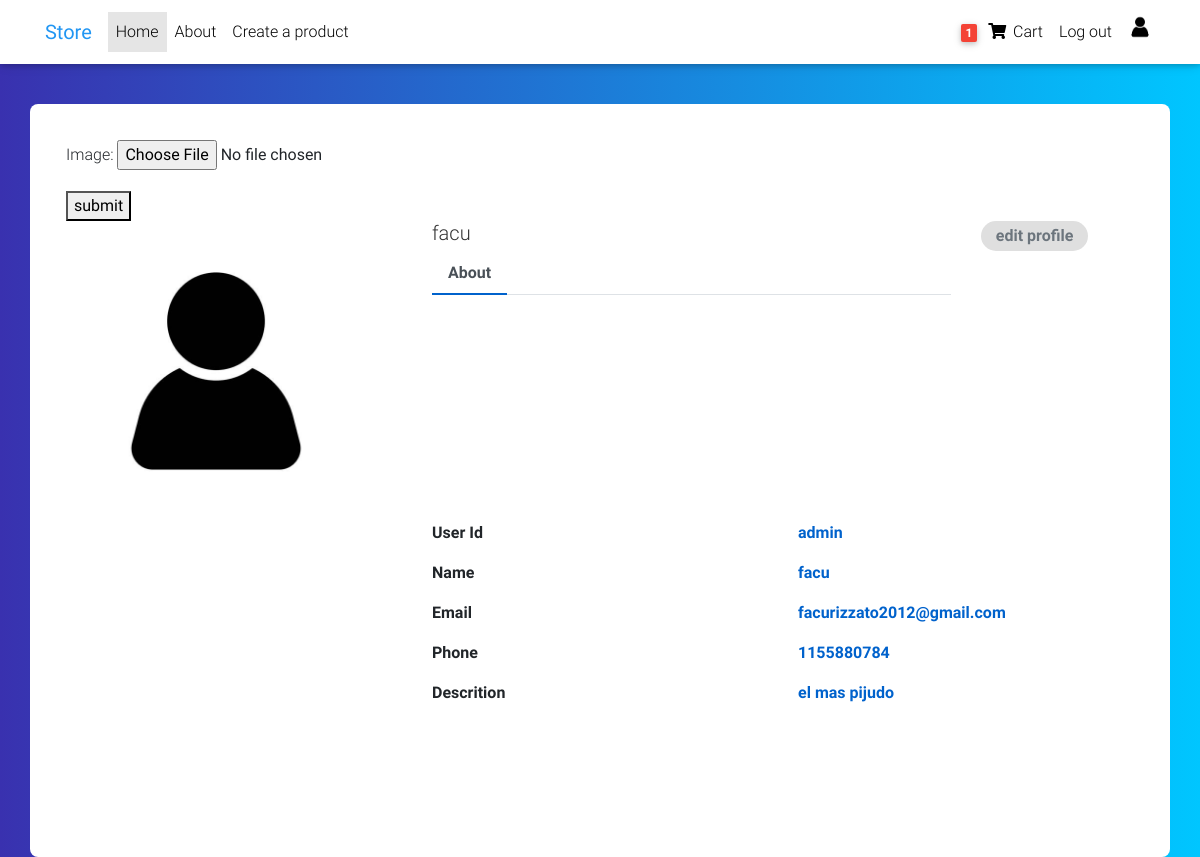
The app's page /profile/ (signed in), older data.
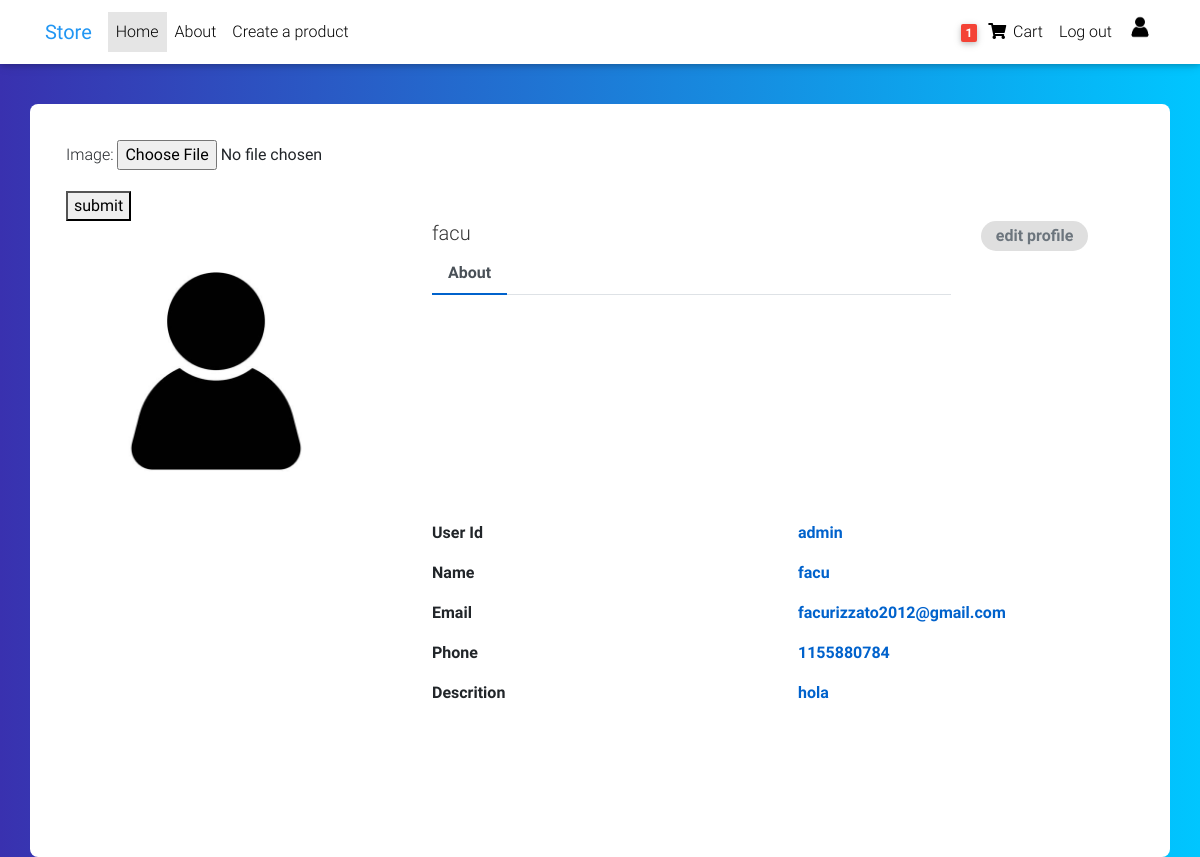
The same page, newer data.
### product/models.py (models this page shows, shortened)
class Profile(models.Model):
    username = models.ForeignKey(User, on_delete=models.CASCADE)
    user = models.CharField(max_length=100, null=True, blank=True)
    email = models.EmailField(null=True, blank=True)
    phone = models.DecimalField(decimal_places=0, max_digits=10, null=True, blank=True)
    description = models.CharField(max_length = 300, null= True, blank=True)
    image = models.ImageField(upload_to='profile_image/', blank=True, null=True)
    def get_profile_url(self):
        return reverse("product:edit_profile", kwargs={
            'username': self.username.username
        } )

### product/views.py (the view)
# urls.py: path('profile/', profile),
def profile(request):
    try:
        profile_image = Profile.objects.filter(username = request.user.id)
        image = profile_image[0].image.url
    except:
        image = '/uploads/profile_image/default.jpg'
    form = profile_edit_form
    context = {
        'items': Item.objects.all(),
        'profile': Profile.objects.all(),
        'form': form,
        'image_form': image_form,
        'url': image
        }
    return render(request, 'profile.html', context)

### product/templatetags/cart_template_tag.py (called while the page is built)
@register.filter()
def cart_item_count(user):
    if user.is_authenticated:
        qs = Order.objects.filter(user = user, ordered = False)
        if qs.exists():
            return qs[0].items.count()
    return 0

### product/templates/profile.html (shortened to what the changed rows need)
{% extends 'base.html' %}
{% block content %}
<link href="/product/static/css/profile.css" rel="stylesheet" id="bootstrap-css">
<div class="container emp-profile">
            <form method="post">
                <div class="row">
                    <div class="col-md-4">
                        {% for items in profile %}
                        {% if items.username == user %}
                        <img style="width: 300px; height: 300px;" src="/uploads/{{ items.image }}" alt="not user image found"/>
                    </div>
                    <div class="col-md-6">
                        <div class="profile-head">
                                    <h5>
                                        {{ items.user }}
                                    </h5>
                            <ul class="nav nav-tabs" id="myTab" role="tablist">
                                <li class="nav-item">
                                    <a class="nav-link active" id="home-tab" data-toggle="tab" href="#home" role="tab" aria-controls="home" aria-selected="true">About</a>
                                </li>
                            </ul>
                        </div>
                        {% endif %}
                        {% endfor %}
                    </div>
                    <div class="col-md-2">
                        {% for items in profile %}
                        {% if items.username == user %}
                        <a href="{{ items.get_profile_url }}">
                            <p class="profile-edit-btn" style="background-color: rgb(223, 223, 223); text-align: center; ">edit profile</p>
                        </a>
                        {% endif %}
                        {% endfor %}
                    </div>
                </div>
                <div class="row">
                    <div class="col-md-8"  style="margin-bottom: 100px;">
                        <div class="tab-content profile-tab" id="myTabContent">
                            <div class="tab-pane fade show active" id="home" role="tabpanel" aria-labelledby="home-tab">
                                        <div class="row">
                                            {% for items in profile %}
                                            {% if items.username == user %}
                                            <div class="col-md-6">
                                                <p>{{ items.username }}</p>
                                            </div>
                                            {% endif %}
                                            {% endfor %}
                                        </div>
                                        <div class="row">
                                            {% for items in profile %}
                                            {% if items.username == user %}
                                            <div class="col-md-6">
                                                <p>{{ items.user }}</p>
                                            </div>
                                            {% endif %}
                                            {% endfor %}
                                        </div>
                                        <div class="row">
                                            {% for items in profile %}
                                            {% if items.username == user %}
                                            <div class="col-md-6">
                                                <p>{{ items.email }}</p>
                                            </div>
                                            {% endif %}
                                            {% endfor %}
                                        </div>
                                        <div class="row">
                                            {% for items in profile %}
                                            {% if items.username == user %}
                                            <div class="col-md-6">
                                                <p>{{ items.phone }}</p>
                                            </div>
                                            {% endif %}
                                            {% endfor %}
                                        </div>
                                        <div class="row">
                                            {% for items in profile %}
                                            {% if items.username == user %}
                                            <div class="col-md-6">
                                                <p>{{ items.description }}</p>
                                            </div>
                                            {% endif %}
                                            {% endfor %}
                                        </div>
                            </div>
                        </div>
                    </div>
                </div>
            </form>
        </div>
{% endblock %}

Row changes from the older to the newer data that the page shows:
changed Profile "facu": description "el mas pijudo" → "hola"
